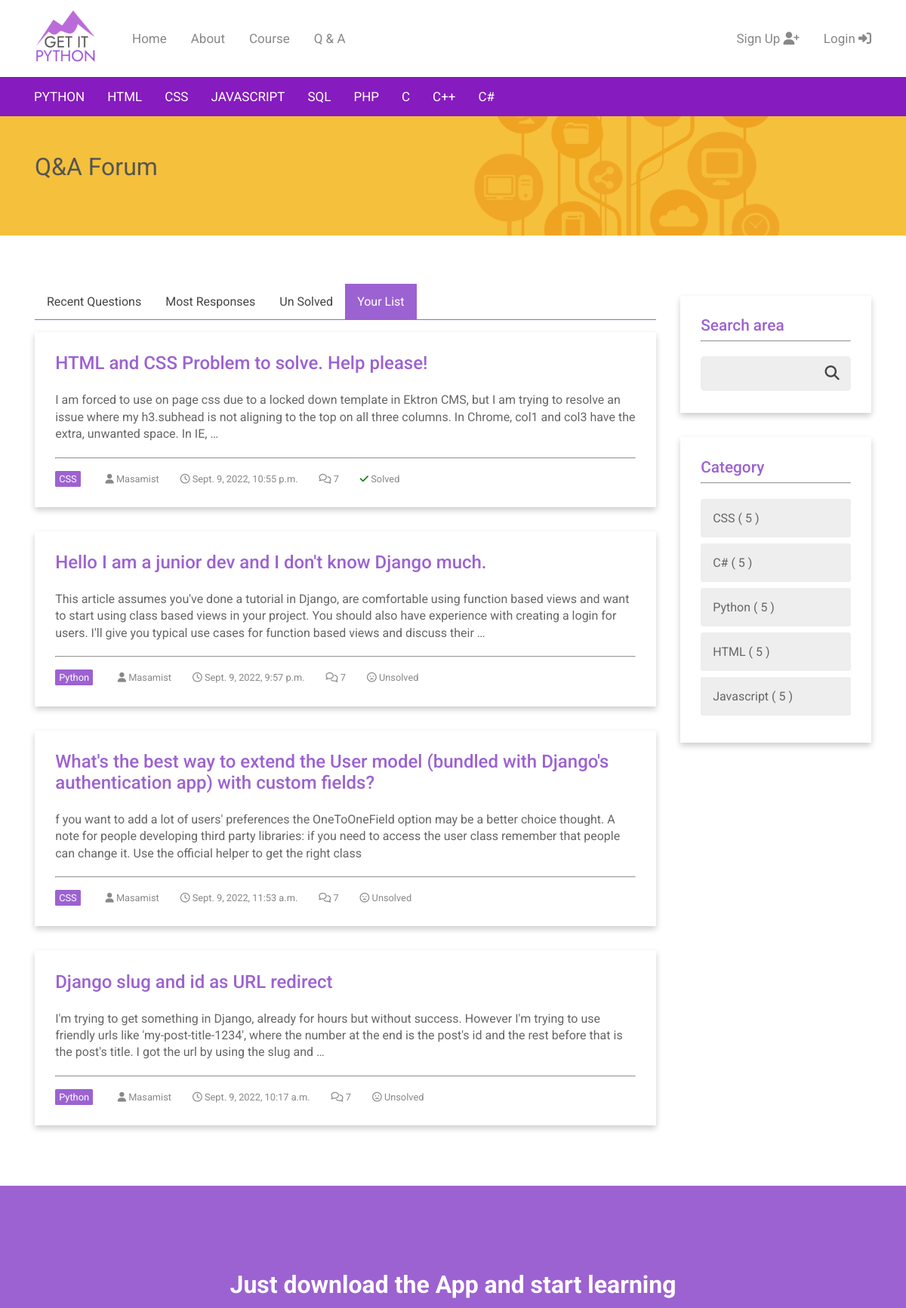
Page /forums/selected/Masamist/ (upper part) on the earlier database version.
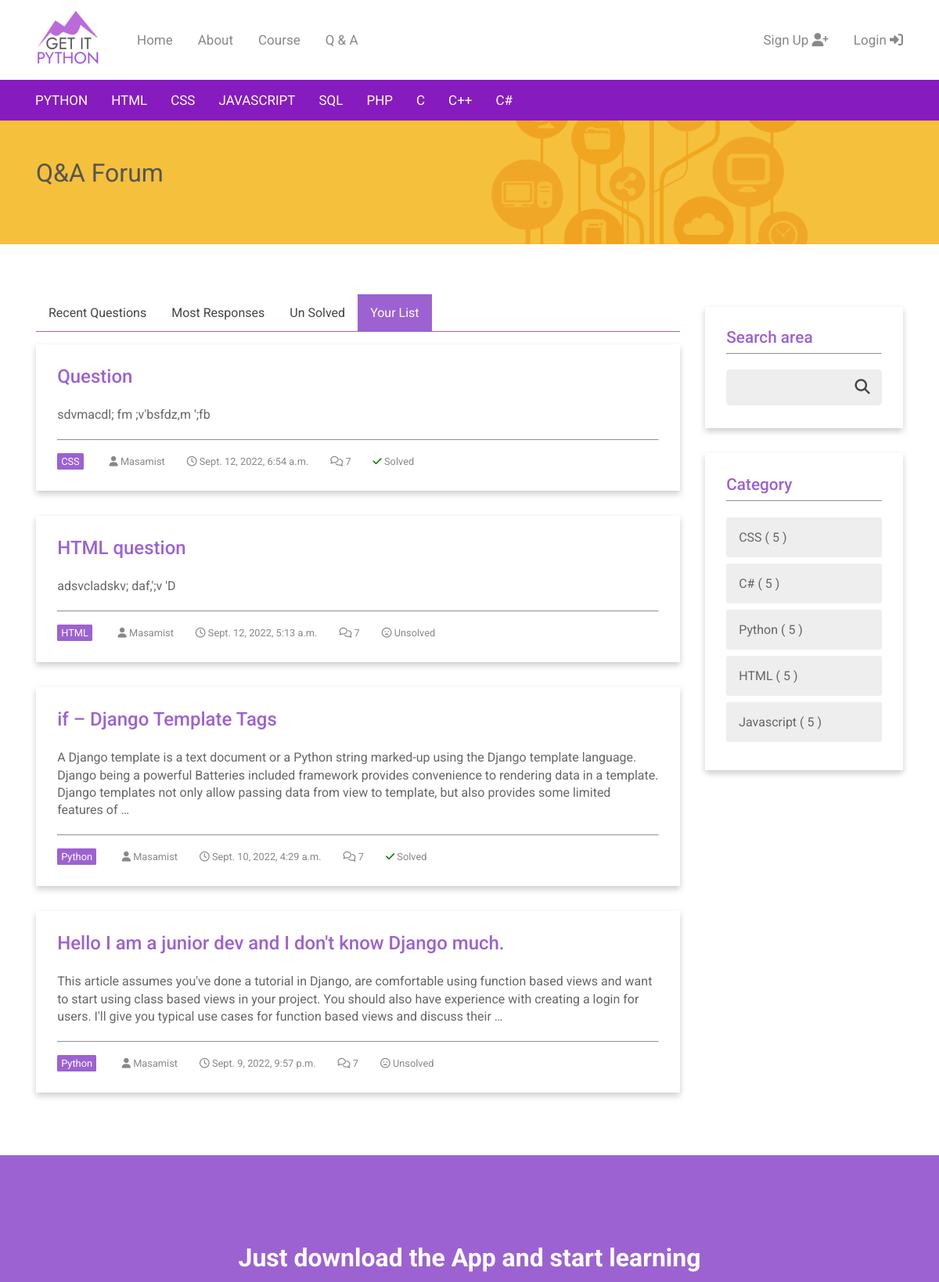
Same page on the later database version.
### forums/models.py (models this page shows, shortened)
class Forum(models.Model):
    title = models.CharField(max_length=255, unique=True)
    slug = models.SlugField(allow_unicode=True, unique=True)
    category = models.ForeignKey(
        Category, related_name="categories", on_delete=models.CASCADE)
    description = models.TextField(blank=True, default='')
    created_at = models.DateTimeField(auto_now=True)
    updated = models.DateTimeField(auto_now=True)
    is_closed = models.BooleanField(default=False)
    user = models.ForeignKey(User, related_name='forums',
                             on_delete=models.CASCADE)
    class Meta:
        ordering = ["-created_at"]

class Category(models.Model):
    name = models.CharField(max_length=50, unique=True)
    position = models.IntegerField(default=0)
    class Meta:
        ordering = ['position']
    def __str__(self):
        return self.name

### accounts/models.py (models this page shows)
class CustomUser(AbstractUser):
    age = models.PositiveIntegerField(null=True, blank=True)

### forums/views.py (the view)
class ListSelectedUserForums(generic.ListView):
    model = Forum
    template_name = 'forums/forum_list_selected_user.html'
    def get_queryset(self):
        try:
            self.post_user = User.objects.prefetch_related("forums").get(
                username__iexact=self.kwargs.get("user")
            )
        except User.DoesNotExist:
            raise Http404
        else:
            return self.post_user.forums.all()
    def get_context_data(self, **kwargs):
        context = super().get_context_data(**kwargs)
        context['category'] = Category.objects.all()
        return context

### forums/templates/forums/forum_list_selected_user.html (shortened to what this page needs)
{% extends 'forums/forum_base.html' %}
{% block forum_header %}
    {% include "forums/_forum_simple_header.html" %}
{% endblock %}
{% block preforum %}
    <nav  class="forum_navbar">
        <ul>
            <li><a href="{% url 'forums:all' %}">Recent Questions</a></li>
            <li><a href="#">Most Responses</a></li>
            <li><a href="{% url 'forums:selected_unsolved' %}">Un Solved</a></li>
            <li><a id="active" href="{% url 'forums:selected_user' user.username %}">Your List</a></li>
          </ul>
    </nav>
{% endblock %}
{% block forum_content %}
    <div>
        {% for forum in forum_list %}
        <div class="card_forum">
            <h2 class="forum_list_title">
                <a class='list' href="{% url 'forums:single' pk=forum.pk %}">{{forum.title}}</a></h2>
            <p class="form_list_text">{{forum.description|truncatewords:50}}</p>
            <hr>
            <div class="forum_list_detail">
                <span id="tag">{{forum.category}}</span>
                <span><i class="fas fa-user"></i> {{forum.user}}</span>
                <span><i class="far fa-clock"></i> {{forum.created_at}}</span>
                <span><i class="far fa-comments"></i> 7</span>
                {% if forum.is_closed == True %}
                    <span><i class="fas fa-check" style="color:green;"></i> Solved</span>
                {% else %}
                    <span><i class="far fa-frown-open"></i> Unsolved</span>
                {% endif %}
            </div>
        </div>
        {% endfor %}
    </div>
{% endblock %}
{% block category %}
<div>
    <div class="card_forum">
        {% if user.is_authenticated %}
            <h3 class="forum_cat_title">Hi {{ user.username }}!</h3>
            <hr>
            <div class="forum_cat_list_container">
                <a class="forum_user_box" href="{% url 'forums:create' %}">
                    <i class="fas fa-edit"></i> Post New Question</a>
                <a class="forum_user_box" href="{% url 'forums:selected_user' user.username %}">Your Post List</a>
                <a class="forum_user_box" href="#">Your Comment List</a>
            </div>
        {% else %}
        <h3 class="forum_cat_title">Search area</h3>
        <hr>
        <br>
        {% endif %}
        <form class="forum_search_right" action="#">
            <input type="text" name="search"><button type="submit"><i class="fa fa-search"></i></button>
        </form>
    </div>
    <div class="card_forum">
        <h3 class="forum_cat_title">Category</h3>
        <hr>
        <div class="forum_cat_list_container">
            {% for c in category %}
            <a class="forum_cat_box" href="#">{{c.name}} &#40; 5 &#41;</a>
            {% endfor %}
        </div>
{% endblock %}

Differences in the rows shown:
no longer on this page (row edited): Forum: title "HTML and CSS Problem to solve. Help please!", description "I am forced to use on page css due to a locked down template in Ektron CMS, but I am trying to resolve an issue where my h3.subhead is not aligning to the top on all three columns. In Chrome, col1 and col3 have the extra, unwanted space. In IE, …", category "CSS", user "Masamist", created_at "Sept. 9, 2022, 10:55 p.m.", is_closed True (drawn)
removed Forum: title "What's the best way to extend the User model (bundled with Django's authentication app) with custom fields?", description "f you want to add a lot of users' preferences the OneToOneField option may be a better choice thought. A note for people developing third party libraries: if you need to access the user class remember that people can change it. Use the official helper to get the right class", category "CSS", user "Masamist", created_at "Sept. 9, 2022, 11:53 a.m.", is_closed False (drawn)
no longer on this page (row edited): Forum: title "Django slug and id as URL redirect", description "I'm trying to get something in Django, already for hours but without success. However I'm trying to use friendly urls like 'my-post-title-1234', where the number at the end is the post's id and the rest before that is the post's title. I got the url by using the slug and …", category "Python", user "Masamist", created_at "Sept. 9, 2022, 10:17 a.m.", is_closed False (drawn)
added Forum: title "Question", description "sdvmacdl; fm ;v'bsfdz,m ';fb", category "CSS", user "Masamist", created_at "Sept. 12, 2022, 6:54 a.m.", is_closed True (drawn)
added Forum: title "HTML question", description "adsvcladskv; daf,';v 'D", category "HTML", user "Masamist", created_at "Sept. 12, 2022, 5:13 a.m.", is_closed False (drawn)
added Forum: title "if – Django Template Tags", description "A Django template is a text document or a Python string marked-up using the Django template language. Django being a powerful Batteries included framework provides convenience to rendering data in a template. Django templates not only allow passing data from view to template, but also provides some limited features of …", category "Python", user "Masamist", created_at "Sept. 10, 2022, 4:29 a.m.", is_closed True (drawn)
